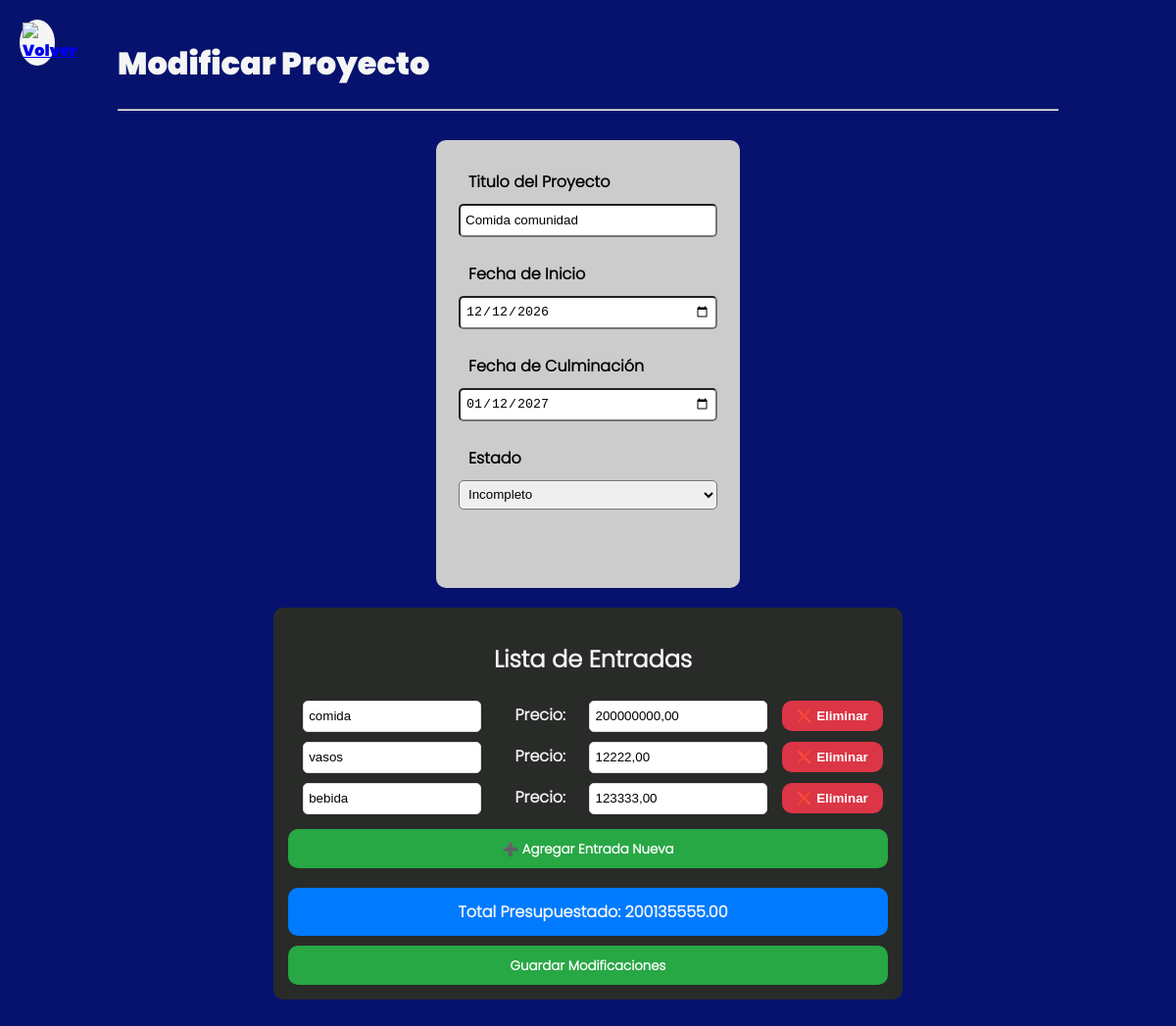
The page /views/Modify Project/index.php?id=88535469 (signed in) on the database its author committed.
### tables this page shows
CREATE TABLE projects (
    id_project           INT             PRIMARY KEY,
    name_project         TEXT (1, 150),
    fecha_inicio_project DATE,
    fecha_final_project  DATE,
    estado_project       TEXT,
    presupuesto_project  NUMERIC (19, 4) 
);

CREATE TABLE date_projects (
    id_date_project   INTEGER PRIMARY KEY AUTOINCREMENT, -- Añadir esta columna
    id_project        INTEGER REFERENCES projects (id_project),
    gasto_project     TEXT,
    gasto_num_project NUMERIC (19, 4) 
);

### views/Modify Project/index.php (the view, shortened to what this page needs)
<?php
$id_project = htmlspecialchars($_GET['id']);
$proyecto = null;
$detalles = [];
try {
    $pdo = conexionDB();
    $pdo->setAttribute(PDO::ATTR_ERRMODE, PDO::ERRMODE_EXCEPTION);
    $stmt_project = $pdo->prepare("SELECT * FROM projects WHERE id_project = ?");
    $stmt_project->execute([$id_project]);
    $proyecto = $stmt_project->fetch(PDO::FETCH_ASSOC);
    $stmt_details = $pdo->prepare("SELECT * FROM date_projects WHERE id_project = ?");
    $stmt_details->execute([$id_project]);
    $detalles = $stmt_details->fetchAll(PDO::FETCH_ASSOC);
} catch (PDOException $e) {
    die("❌ Error de Base de Datos al cargar datos: " . $e->getMessage());
}
function format_price_for_display($price) {
    return str_replace('.', ',', (string)number_format($price, 2, '.', ''));
}
?>
<!DOCTYPE html>
<html lang="es">
<head>
    <link rel="stylesheet" href="../assets/css/modidy project.css">
</head>
<body>
    <a href="../index.php" class="volver" title="Volver">
        <img src="../assets/imgs/icons/arrow-left.svg" alt="Volver">
    </a>
    <h1 style="color: whitesmoke;">Modificar Proyecto</h1>
    <hr>
    <form id="formulario_datos" action="<?php echo BASE_URL . "controller/system-project/modify project.php" ?>" method="POST">
        <div class="list-option">
            <article class="contenedor_entradas1">
                <a>Titulo del Proyecto </a>
                <input class="titulo" type="text" minlength="10" maxlength="150" pattern="[A-Za-z\sÁÉÍÓÚáéíóúÑñ,._-]+|[\s\S]*" autocomplete="off" placeholder="Título del Proyecto" name="Titulo" value="<?php echo htmlspecialchars($proyecto['name_project']); ?>" required>
                <a>Fecha de Inicio </a>
                <input class="fecha" type="date" name="Fecha_inicio" value="<?php echo htmlspecialchars($proyecto['fecha_inicio_project']); ?>" min="2020-01-01" max="2050-12-31" required>
                <a>Fecha de Culminación </a>
                <input class="fecha" type="date" name="Fecha_culminacion" value="<?php echo htmlspecialchars($proyecto['fecha_final_project']); ?>" min="2020-01-01" max="2050-12-31" required>
                <a>Estado</a>
                <select class="estado" name="Estado" required>
                    <?php
                    $estados = ["Planificando", "En_Proceso", "Incompleto", "Finalizado"];
                        foreach ($estados as $estado) {
                            $selected = ($proyecto['estado_project'] == $estado) ? 'selected' : '';
                            echo "<option value=\"$estado\" $selected> " . htmlspecialchars(str_replace('_', ' ', $estado)) . " </option>";
                        }
                    ?>
                </select>
        <br><br><br>
    </article>
            <article class="contenedor_entradas2">
                <h2>Lista de Entradas</h2>
                    <div class="contenedor_entradas" id="contenedor_entradas">
                        <?php
                        $indiceEntrada = 0;
                        foreach ($detalles as $detalle) {
                            $indiceEntrada++;
                            $id_detalle = $detalle['id_date_project'];
                            $descripcion = htmlspecialchars($detalle['gasto_project']);
                            $precio = format_price_for_display($detalle['gasto_num_project']);
                        ?>
                        <div class="entrada-grupo" data-id="<?php echo $indiceEntrada; ?>">
                            <input type="text" name="detalles_existentes[<?php echo $indiceEntrada; ?>][descripcion]" placeholder="Describa el Gasto" value="<?php echo $descripcion; ?>" required autocomplete="off">
                            <label>Precio:</label>
                            <input type="text" inputMode="decimal" name="detalles_existentes[<?php echo $indiceEntrada; ?>][precio]" placeholder="Precio Bolivar" value="<?php echo $precio; ?>" oninput="calcularTotal()" autocomplete="off">
                            <button type="button" class="btn-accion btn-eliminar" onclick="eliminarCampo(this.parentNode, '<?php echo htmlspecialchars($id_detalle); ?>')">❌ Eliminar</button>
                        </div>
                        <?php
                        }
                        ?>
                    </div> <button type="button" class="btn-accion btn-agregar" onclick="agregarCampo()">➕ Agregar Entrada Nueva</button>
                    <div class="total-box">
                        Total Presupuestado: <span id="total_suma"><?php echo number_format($proyecto['presupuesto_project'], 2, '.', ''); ?></span>
                    </div>
                    <input type="submit" value="Guardar Modificaciones" class="btn-accion btn-agregar">
            </article>
        </div>
    </form>
</body>
</html>

### views/assets/css/modidy project.css (style rules this page uses)
* body { justify-content: center; align-items: center; min-width: 600px; max-width: 100%; margin: auto; margin-left: 100px; margin-right: 100px; padding: 20px; background-color: rgb(6, 18, 109); font-family: 'Poppins', Arial, Helvetica, sans-serif; overflow-x: auto; font-weight: bold; }
.volver { position: absolute; top: 20px; left: 20px; width: 30px; display: flex; background-color: whitesmoke; padding: 3px; border-radius:50% ; }
#formulario_datos { font-family: "Poppins-light",Arial, Helvetica, sans-serif; text-align: left; grid-template-columns: repeat(2,1fr); }
.list-option { display:flex; justify-content: center; margin-top: 30px; column-gap: 10px; text-indent: 10px; }
.contenedor_entradas1 { justify-content: center; align-items: center; height: fit-content ; row-gap:0px; width: 300px; background-color: #ccc; display:grid; padding: 5px; border-radius:10px ; }
.contenedor_entradas1 a { margin-top: 25px; margin-bottom: 10px; }
.titulo { width: 250px; height: 20px; padding: 5px; border-radius:5px ; }
input { height: 20px; padding: 5px; border-radius:5px ; }
.estado { height: 30px; padding: 5px; border-radius:5px ; }
.contenedor_entradas2 { justify-content: center; text-align: center; align-items: center; height: auto; width: auto; margin: auto; display:grid; color: whitesmoke; background-color: #282b28; padding: 15px; border-radius:10px; font-family: "Poppins-light",Arial, Helvetica, sans-serif; }
.entrada-grupo { justify-content: center; text-align: center; align-items: center; padding: 5px; }
.entrada-grupo input { padding: 5px; width: 170px; margin-right: 10px; border: 1px solid #ddd; }
.entrada-grupo label { font-weight: bold; margin: 0 20px; }
.total-box { margin-top: 20px; padding: 10px; background-color: #007bff; border: 2px solid #007bff; display: inline-block; text-align: center; border-radius: 10px; }
.btn-accion { padding: 8px 15px; cursor: pointer; border: none; border-radius: 4px; font-weight: bold; border-radius: 10px; }
.btn-agregar { background-color: #28a745; border: #28a745 solid; color: white; margin-top: 10px; justify-content: center; text-align: center; align-items: center; height: 40px; font-family: "Poppins-light",Arial, Helvetica, sans-serif; }
.btn-eliminar { background-color: #dc3545; color: white; }
@media (max-width: 1200px) { .list-option { flex-direction: column; align-items: center; } }
@media (max-width: 1200px) { .contenedor_entradas1, .contenedor_entradas2 { margin-bottom: 20px; } }

### rows shown on the page
projects: Titulo "Comida comunidad", Fecha_inicio "12/12/2026", Fecha_culminacion "01/12/2027", presupuesto_project "200135555.00"
date_projects: gasto_project "comida", gasto_num_project "200000000,00"
date_projects: gasto_project "vasos", gasto_num_project "12222,00"
date_projects: gasto_project "bebida", gasto_num_project "123333,00"

### other values the page prints
form field Estado "Incompleto"
